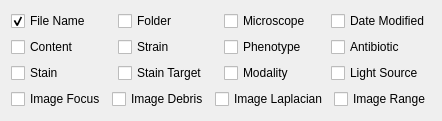
             <widget class="QWidget" name="tab_17">
              <attribute name="title">
               <string>Overlay</string>
              </attribute>
              <layout class="QVBoxLayout" name="verticalLayout_22">
               <item>
                <layout class="QGridLayout" name="gridLayout_36">
                 <item row="0" column="0">
                  <widget class="QCheckBox" name="overlay_filename">
                   <property name="text">
                    <string>File Name</string>
                   </property>
                   <property name="checked">
                    <bool>true</bool>
                   </property>
                  </widget>
                 </item>
                 <item row="0" column="1">
                  <widget class="QCheckBox" name="overlay_folder">
                   <property name="text">
                    <string>Folder</string>
                   </property>
                  </widget>
                 </item>
                 <item row="2" column="4">
                  <widget class="QCheckBox" name="overlay_antibiotic">
                   <property name="text">
                    <string>Antibiotic</string>
                   </property>
                  </widget>
                 </item>
                 <item row="2" column="3">
                  <widget class="QCheckBox" name="overlay_phenotype">
                   <property name="text">
                    <string>Phenotype</string>
                   </property>
                  </widget>
                 </item>
                 <item row="2" column="1">
                  <widget class="QCheckBox" name="overlay_strain">
                   <property name="text">
                    <string>Strain</string>
                   </property>
                  </widget>
                 </item>
                 <item row="2" column="0">
                  <widget class="QCheckBox" name="overlay_content">
                   <property name="text">
                    <string>Content</string>
                   </property>
                  </widget>
                 </item>
                 <item row="0" column="3">
                  <widget class="QCheckBox" name="overlay_microscope">
                   <property name="text">
                    <string>Microscope</string>
                   </property>
                  </widget>
                 </item>
                 <item row="0" column="4">
                  <widget class="QCheckBox" name="overlay_datemodified">
                   <property name="text">
                    <string>Date Modified</string>
                   </property>
                  </widget>
                 </item>
                </layout>
               </item>
               <item>
                <layout class="QGridLayout" name="gridLayout_37">
                 <item row="0" column="3">
                  <widget class="QCheckBox" name="overlay_lightsource">
                   <property name="text">
                    <string>Light Source</string>
                   </property>
                  </widget>
                 </item>
                 <item row="0" column="1">
                  <widget class="QCheckBox" name="overlay_staintarget">
                   <property name="text">
                    <string>Stain Target</string>
                   </property>
                  </widget>
                 </item>
                 <item row="0" column="2">
                  <widget class="QCheckBox" name="overlay_modality">
                   <property name="text">
                    <string>Modality</string>
                   </property>
                  </widget>
                 </item>
                 <item row="0" column="0">
                  <widget class="QCheckBox" name="overlay_stain">
                   <property name="text">
                    <string>Stain</string>
                   </property>
                  </widget>
                 </item>
                </layout>
               </item>
               <item>
                <layout class="QGridLayout" name="gridLayout_38">
                 <item row="0" column="0">
                  <widget class="QCheckBox" name="overlay_focus">
                   <property name="text">
                    <string>Image Focus</string>
                   </property>
                  </widget>
                 </item>
                 <item row="0" column="2">
                  <widget class="QCheckBox" name="overlay_laplacian">
                   <property name="text">
                    <string>Image Laplacian</string>
                   </property>
                  </widget>
                 </item>
                 <item row="0" column="1">
                  <widget class="QCheckBox" name="overlay_debris">
                   <property name="text">
                    <string>Image Debris</string>
                   </property>
                  </widget>
                 </item>
                 <item row="0" column="3">
                  <widget class="QCheckBox" name="overlay_range">
                   <property name="text">
                    <string>Image Range</string>
                   </property>
                  </widget>
                 </item>
                </layout>
               </item>
               <item>
                <spacer name="verticalSpacer_30">
                 <property name="orientation">
                  <enum>Qt::Vertical</enum>
                 </property>
                 <property name="sizeType">
                  <enum>QSizePolicy::Minimum</enum>
                 </property>
                 <property name="sizeHint" stdset="0">
                  <size>
                   <width>20</width>
                   <height>1</height>
                  </size>
                 </property>
                </spacer>
               </item>
              </layout>
             </widget>
